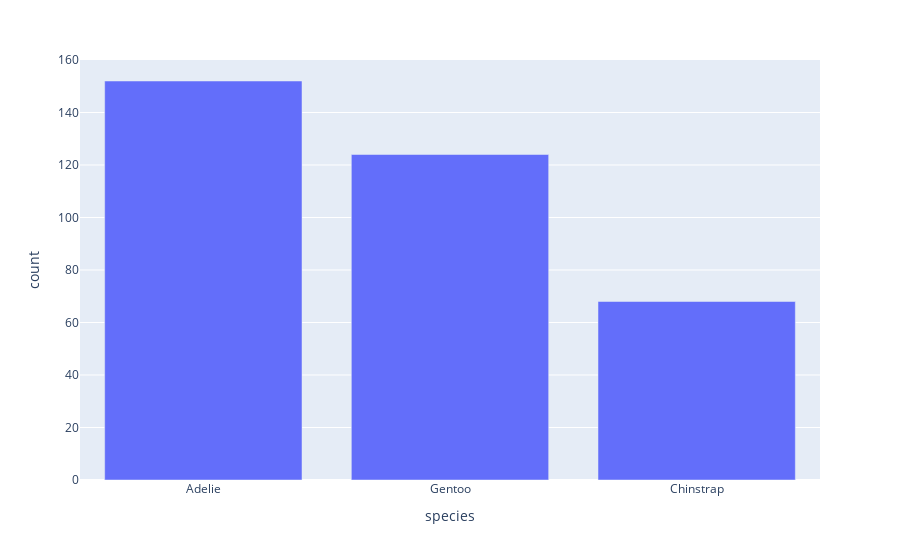

Write notebook code for a chart like this one.
### Code cell
import plotly.express as px
# data_canada = px.data.gapminder().query("country == 'Canada'")
# fig = px.bar(data_canada, x='year', y='pop')

fig = px.bar(pingees.species.value_counts().reset_index(), x='species', y='count')
fig.show()

### Figure 1 — Plotly figure (JSON) as saved in the notebook; plotly's stock layout.template omitted (floating-point values rounded to 4 significant figures)
{"data": [{"alignmentgroup": "True", "hovertemplate": "species=%{x}<br>count=%{y}<extra></extra>", "legendgroup": "", "marker": {"color": "#636efa", "pattern": {"shape": ""}}, "name": "", "offsetgroup": "", "orientation": "v", "showlegend": false, "textposition": "auto", "type": "bar", "x": ["Adelie", "Gentoo", "Chinstrap"], "xaxis": "x", "y": [152, 124, 68], "yaxis": "y"}], "layout": {"barmode": "relative", "legend": {"tracegroupgap": 0}, "margin": {"t": 60}, "xaxis": {"anchor": "y", "domain": [0, 1], "title": {"text": "species"}}, "yaxis": {"anchor": "x", "domain": [0, 1], "title": {"text": "count"}}}}
